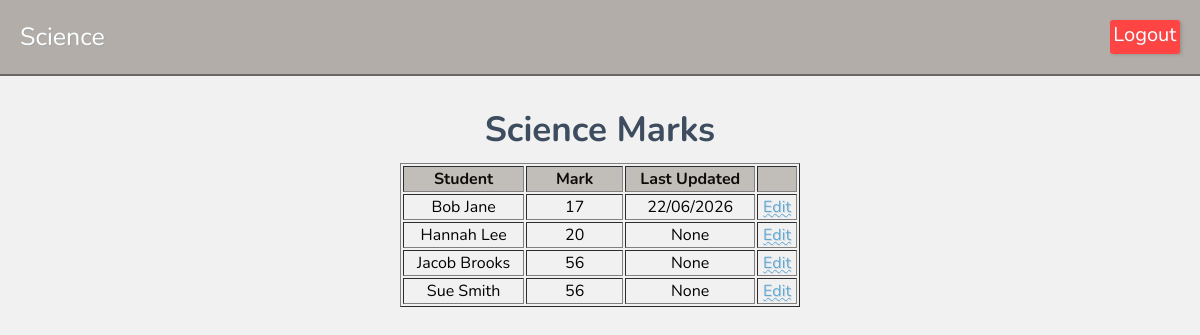
/subject/5 (signed in), run on the app's committed database.
### tables this page shows
CREATE TABLE "subject" (`id` INTEGER PRIMARY KEY AUTOINCREMENT, `subject` TEXT);

CREATE TABLE "marks"(id INTEGER PRIMARY KEY AUTOINCREMENT,
student_id INTEGER, `subject_id` INTEGER,
subject TEXT NOT NULL,
"marks" INTEGER,
last_updated TIMESTAMP DEFAULT CURRENT_TIMESTAMP);

CREATE TABLE "students"(id INTEGER PRIMARY KEY AUTOINCREMENT,
"firstname" TEXT NOT NULL,
"lastname" TEXT NOT NULL);

### app.py (the view)
@app.route('/subject/<int:subject_id>')
def subject(subject_id):
    if 'user_id' not in session:
        return redirect(url_for('login'))
    db = get_db()
    try:
        subj_cols = [r[1] for r in db.execute("PRAGMA table_info(subject)").fetchall()]
    except sqlite3.OperationalError:
        subj_cols = []
    if 'name' in subj_cols:
        subject = db.execute('SELECT id, name as subject FROM subject WHERE id = ?', (subject_id,)).fetchone()
    elif 'subject' in subj_cols:
        subject = db.execute('SELECT id, subject as subject FROM subject WHERE id = ?', (subject_id,)).fetchone()
    else:
        subject = {'id': subject_id, 'subject': 'Unknown'}
    marks = db.execute('''
        SELECT m.id as id, m.marks as marks, m.last_updated as last_updated,
               s.id as student_id, s.firstname as firstname, s.lastname as lastname
        FROM Marks m
        JOIN students s ON m.student_id = s.id
        WHERE m.subject_id = ?
        ORDER BY s.firstname ASC
    ''', (subject_id,)).fetchall()
    edit_mark_id = request.args.get('edit')
    return render_template('subject.html', subject=subject, marks=marks, edit_mark_id=edit_mark_id)

### app.py (called while the page is built)
def get_db():
    db = sqlite3.connect('database/student_mark.db')
    db.row_factory = sqlite3.Row
    return db

### templates/subject.html
{% extends "base.html" %}
{% block text %}{{ subject['subject'] }}{% endblock text %}
{% block content %}
<h2 class="heading2">{{ subject['subject'] }} Marks</h2>
<table border="1">
    <thead>
        <tr>
            <th>Student</th>
            <th>Mark</th>
            <th>Last Updated</th>
            <th></th>
        </tr>
    </thead>
    <tbody>
        {% for mark in marks %}
        <tr>
            <td>{{ mark['firstname'] }} {{ mark['lastname'] }}</td>
            <td>{{ mark['marks'] }}</td>
            <td>{{ mark['last_updated'] }}</td>
            <td>
                {% if edit_mark_id and edit_mark_id|int == mark['id'] %}
                <form action="{{ url_for('edit_subject', mark_id=mark['id']) }}" method="post" style="display:flex; gap:6px; align-items:center;">
                    <span>{{ subject['subject'] }}</span>
                    <input name="mark" type="number" min="0" max="100" value="{{ mark['marks'] }}" required>
                    <button type="submit">Save</button>
                    <a href="{{ url_for('subject', subject_id=subject['id']) }}" style="margin-left:6px;">Cancel</a>
                </form>
                {% else %}
                <a href="{{ url_for('subject', subject_id=subject['id'], edit=mark['id']) }}">Edit</a>
                {% endif %}
            </td>
        </tr>
        {% endfor %}
    </tbody>
</table>
{% endblock content %}

### static/css/style.css (style rules this page uses)
body { margin: 0; padding: 0; font-family: "Nunito"; background-image:url('https://imgh.in/host/sce4o3'); background-repeat:repeat; background-size:40%; background-color: #f0f0f0ec; background-blend-mode: lighten; }
.heading2 { margin-top:-10px; padding:0; color:#3d4c5e; text-align:center; align-items: center; font-size:35px; margin-bottom:0px; }
* { box-sizing: border-box; }
table { margin-left:auto; margin-right:auto; margin-top:10px; width:400px; }
th { background-color: #756b6164; color:rgb(14, 12, 10); }
tr { text-align:center; }
table td:nth-child(2) { width:25%; }
a { text-decoration: underline wavy 0.5px; color: #62a7d4; text-shadow: 1px 1px #658ca734; }

### data on the page
subject: subject "Science"
marks: firstname "Bob", lastname "Jane", marks "17", last_updated "22/06/2026"
marks: firstname "Hannah", lastname "Lee", marks "20", last_updated "None"
marks: firstname "Jacob", lastname "Brooks", marks "56", last_updated "None"
marks: firstname "Sue", lastname "Smith", marks "56", last_updated "None"
